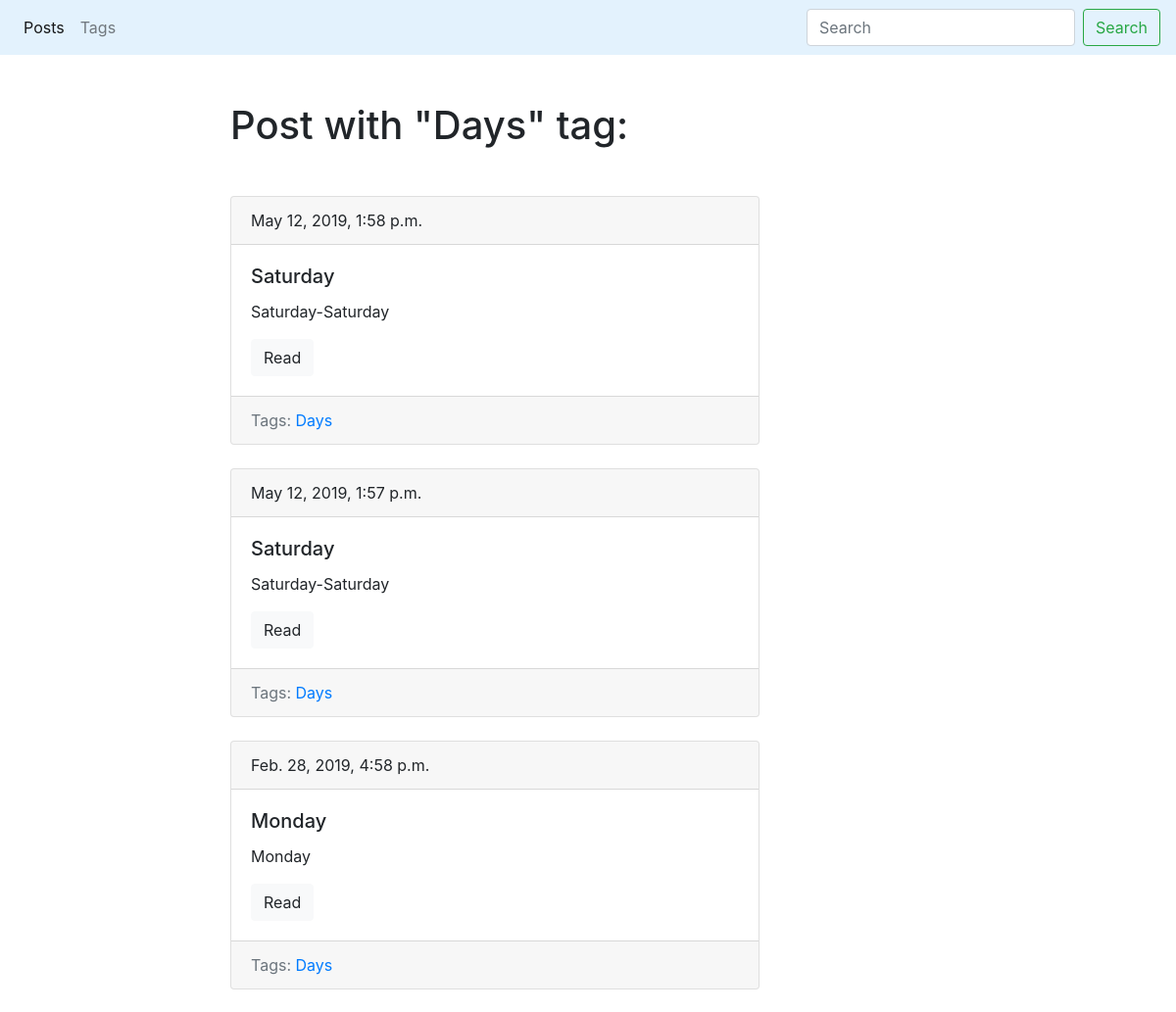
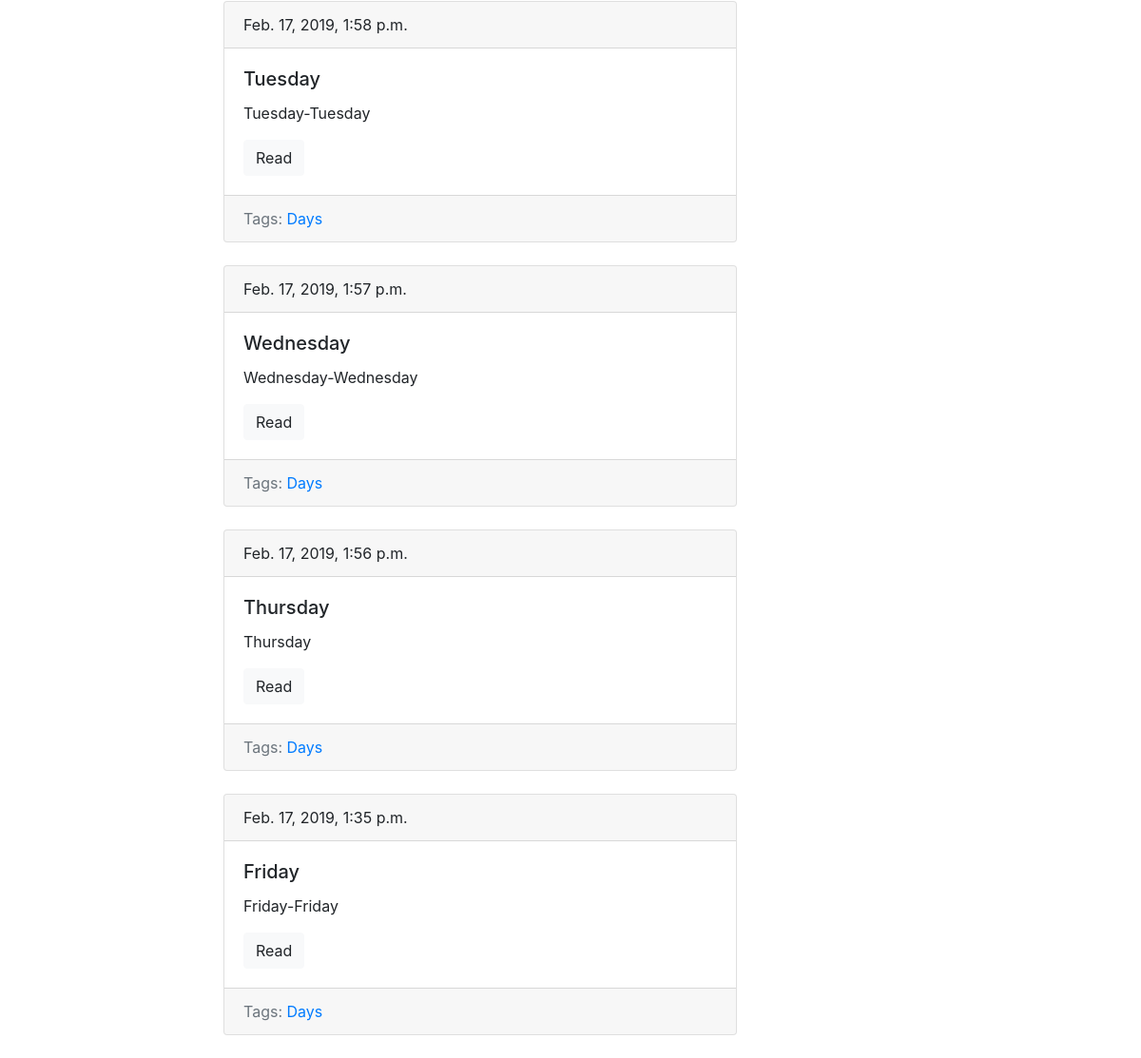
The app's page /blog/tag/days/ with its own data (2 pictures, top to bottom).
### blog/models.py (models this page shows, shortened)
class Tag(models.Model):
    title = models.CharField(max_length=50)
    slug = models.SlugField(max_length=50, unique=True)
    def get_absolute_url(self):
        return reverse('tag_detail_url', kwargs={'slug': self.slug})
    class Meta:
        ordering = ['title']

class Post(models.Model):
    title = models.CharField(max_length=150, db_index=True)
    slug = models.SlugField(max_length=150, blank=True, unique=True)
    body = models.TextField(blank=True, db_index=True)
    tags = models.ManyToManyField('Tag', blank=True, related_name='posts')
    date_pub = models.DateTimeField(auto_now_add=True)
    def get_absolute_url(self):
        return reverse('post_detail_url', kwargs={'slug': self.slug})
    class Meta:
        ordering = ['-date_pub']

### blog/views.py (the view)
# urls.py: path('tag/<str:slug>/', TagDetail.as_view(), name='tag_detail_url'),
class TagDetail(ObjectDetailMixin, View):
    model = Tag
    template = 'blog/tag_detail.html'

### blog/utilits.py (called while the page is built)
    def get(self, request, slug):
        obj = get_object_or_404(self.model, slug__iexact=slug)
        return render(request, self.template,
                      context={self.model.__name__.lower(): obj, 'admin_object': obj, 'detail': True})

### blog/templates/blog/tag_detail.html (shortened to what this page needs)
{% extends 'blog/base_blog.html' %}
{% block content %}
    <h1 class="mb-5">Post with "{{ tag.title|title }}" tag:</h1>
    {% for post in tag.posts.all %}
        {% include 'blog/includes/post_card_template.html' %}
    {% endfor %}
{% endblock %}

### blog/templates/blog/base_blog.html (shortened to what this page needs)
{% extends 'base.html' %}

### templates/base.html (shortened to what this page needs)
{% load static %}
<!DOCTYPE html>
<html lang="en">
<head>
    <link rel="stylesheet" href="https://stackpath.bootstrapcdn.com/bootstrap/4.3.1/css/bootstrap.min.css"
>
    <link rel="stylesheet" href="{% static 'css/style.css' %}">
</head>
<body>
    <nav class="navbar navbar-expand-lg navbar-light" style="background-color: #e3f2fd;">
        <div class="collapse navbar-collapse" id="navbarSupportedContent">
            <ul class="navbar-nav mr-auto">
                <li class="nav-item active">
                    <a class="nav-link" href="{% url 'posts_list_url' %}">Posts</a>
                </li>
                <li class="nav-item">
                    <a class="nav-link" href="{% url 'tags_list_url' %}">Tags</a>
                </li>
            </ul>
            <form class="form-inline my-2 my-lg-0" action="{% url 'posts_list_url' %}">
                <input class="form-control mr-sm-2" type="search" placeholder="Search" aria-label="Search" name="search">
                <button class="btn btn-outline-success my-2 my-sm-0" type="submit">Search</button>
            </form>
        </div>
    </nav>
    <div class="container mt-5">
        <div class="row">
            <div class="col-6 offset-md-2">
                {% block content%}{% endblock %}
            </div>
        </div>
    </div>
</body>
</html>

### blog/templates/blog/includes/post_card_template.html
<div class="card mb-4">
    <div class="card-header">
        {{ post.date_pub }}
    </div>
    <div class="card-body">
        <h5 class="card-title">{{ post.title }}</h5>
        <p class="card-text">{{ post.body|truncatewords:15 }}</p>
        <a href="{{ post.get_absolute_url }}" class="btn btn-light">Read</a>
    </div>
    <div class="card-footer text-muted">
        Tags:
        {% for tag in post.tags.all %}
        <a href="{{ tag.get_absolute_url }}">{{ tag.title }}</a>
        {% endfor %}
    </div>
</div>

### records on screen
Tag: title "Days"
Post: date_pub "May 12, 2019, 1:58 p.m.", title "Saturday", body "Saturday-Saturday"
Post: date_pub "May 12, 2019, 1:57 p.m.", title "Saturday", body "Saturday-Saturday"
Post: date_pub "Feb. 28, 2019, 4:58 p.m.", title "Monday", body "Monday"
Post: date_pub "Feb. 17, 2019, 1:58 p.m.", title "Tuesday", body "Tuesday-Tuesday"
Post: date_pub "Feb. 17, 2019, 1:57 p.m.", title "Wednes­day", body "Wednes­day-Wednes­day"
Post: date_pub "Feb. 17, 2019, 1:56 p.m.", title "Thursday", body "Thursday"
Post: date_pub "Feb. 17, 2019, 1:35 p.m.", title "Friday", body "Friday-Friday"
